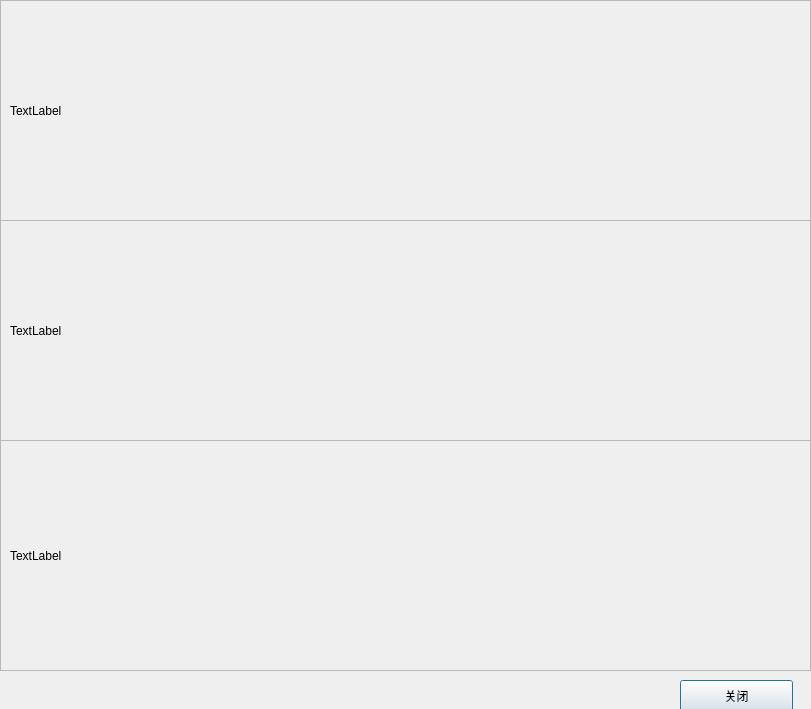
<?xml version="1.0" encoding="UTF-8"?>
<ui version="4.0">
 <class>AdverDialog</class>
 <widget class="QDialog" name="AdverDialog">
  <property name="geometry">
   <rect>
    <x>0</x>
    <y>0</y>
    <width>811</width>
    <height>709</height>
   </rect>
  </property>
  <property name="windowTitle">
   <string>Dialog</string>
  </property>
  <widget class="QScrollArea" name="scrollArea">
   <property name="geometry">
    <rect>
     <x>0</x>
     <y>0</y>
     <width>811</width>
     <height>221</height>
    </rect>
   </property>
   <property name="widgetResizable">
    <bool>true</bool>
   </property>
   <widget class="QWidget" name="scrollAreaWidgetContents">
    <property name="geometry">
     <rect>
      <x>0</x>
      <y>0</y>
      <width>809</width>
      <height>219</height>
     </rect>
    </property>
    <layout class="QGridLayout" name="gridLayout">
     <item row="0" column="0">
      <widget class="QLabel" name="label">
       <property name="text">
        <string>TextLabel</string>
       </property>
      </widget>
     </item>
    </layout>
   </widget>
  </widget>
  <widget class="QScrollArea" name="scrollArea_2">
   <property name="geometry">
    <rect>
     <x>0</x>
     <y>220</y>
     <width>811</width>
     <height>221</height>
    </rect>
   </property>
   <property name="widgetResizable">
    <bool>true</bool>
   </property>
   <widget class="QWidget" name="scrollAreaWidgetContents_2">
    <property name="geometry">
     <rect>
      <x>0</x>
      <y>0</y>
      <width>809</width>
      <height>219</height>
     </rect>
    </property>
    <layout class="QGridLayout" name="gridLayout_2">
     <item row="1" column="0">
      <widget class="QLabel" name="label_2">
       <property name="text">
        <string>TextLabel</string>
       </property>
      </widget>
     </item>
    </layout>
   </widget>
  </widget>
  <widget class="QScrollArea" name="scrollArea_3">
   <property name="geometry">
    <rect>
     <x>0</x>
     <y>440</y>
     <width>811</width>
     <height>231</height>
    </rect>
   </property>
   <property name="widgetResizable">
    <bool>true</bool>
   </property>
   <widget class="QWidget" name="scrollAreaWidgetContents_3">
    <property name="geometry">
     <rect>
      <x>0</x>
      <y>0</y>
      <width>809</width>
      <height>229</height>
     </rect>
    </property>
    <layout class="QGridLayout" name="gridLayout_3">
     <item row="0" column="0">
      <widget class="QLabel" name="label_3">
       <property name="text">
        <string>TextLabel</string>
       </property>
      </widget>
     </item>
    </layout>
   </widget>
  </widget>
  <widget class="QPushButton" name="pushButton">
   <property name="geometry">
    <rect>
     <x>680</x>
     <y>680</y>
     <width>113</width>
     <height>32</height>
    </rect>
   </property>
   <property name="text">
    <string>关闭</string>
   </property>
  </widget>
 </widget>
 <resources/>
 <connections/>
</ui>
